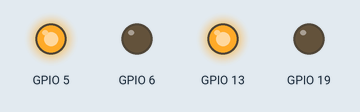
This program was run on a simulated Raspberry Pi (BCM pin numbers). On the bench: output pins drawn as LEDs (lit = HIGH). At 1.8 s the program stops and its outputs stay as they are.

Above: at 0.12 s.
At 0.8 s:
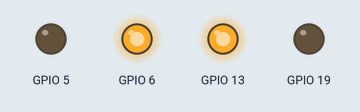
At 1.8 s:
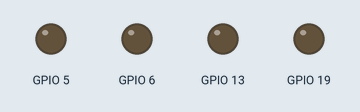
Timing chart, 0 to 3.3 s (numbered marks = the images above):
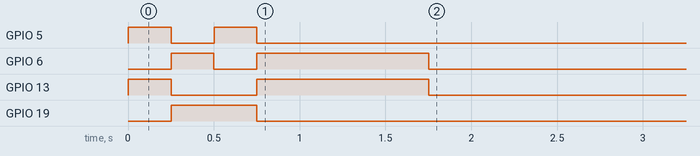

The program:

motor.py
```python
# Import required libraries
import sys
import time
import RPi.GPIO as GPIO

leftWheelForward = 5
leftWheelBackward = 6
rightWheelForward = 13
rightWheelBackward = 19

class Car:
    def __init__(self, LF, LB, RF, RB):
	self.LF = LF
	self.LB = LB
	self.RF = RF
	self.RB = RB

    def setup(self):
	GPIO.setmode(GPIO.BCM)
	GPIO.setup(self.LF, GPIO.OUT)
	GPIO.setup(self.RF, GPIO.OUT)
	GPIO.setup(self.LB, GPIO.OUT)
        GPIO.setup(self.RB, GPIO.OUT)

    def forward(self, t):
	self.setup()
	GPIO.output(self.LF, GPIO.HIGH)
	GPIO.output(self.RF, GPIO.HIGH)
	time.sleep(t)
	GPIO.output(self.LF, GPIO.LOW)
	GPIO.output(self.RF, GPIO.LOW)
	GPIO.cleanup()

    def backward(self, t):
	self.setup()
	GPIO.output(self.LB, GPIO.HIGH)
        GPIO.output(self.RB, GPIO.HIGH)
        time.sleep(t)
        GPIO.output(self.LB, GPIO.LOW)
        GPIO.output(self.RB, GPIO.LOW)
        GPIO.cleanup()

    def clockwise(self, t):
	self.setup()
	GPIO.output(self.LF, GPIO.HIGH)
        GPIO.output(self.RB, GPIO.HIGH)
        time.sleep(t)
        GPIO.output(self.LF, GPIO.LOW)
        GPIO.output(self.RB, GPIO.LOW)
        GPIO.cleanup()

    def counterClockwise(self, t):
	self.setup()
	GPIO.output(self.LB, GPIO.HIGH)
        GPIO.output(self.RF, GPIO.HIGH)
        time.sleep(t)
        GPIO.output(self.LB, GPIO.LOW)
        GPIO.output(self.RF, GPIO.LOW)
        GPIO.cleanup()

# GPIO Pins
leftWheelForward = 5
leftWheelBackward = 6
rightWheelForward = 13
rightWheelBackward = 19

# Car
smartCar = Car(leftWheelForward, leftWheelBackward, rightWheelForward, rightWheelBackward)
smartCar.forward(0.25)
smartCar.backward(0.25)
smartCar.clockwise(0.25)
smartCar.counterClockwise(1)
```

Measured:
- by itself, GPIO 5: alternates HIGH for 0.25 s and LOW for 0.25 s, 4 changes in all, then stays LOW
- by itself, GPIO 6: LOW → HIGH at 0.25 s, → LOW 0.25 s later, → HIGH 0.25 s later, → LOW 1.0 s later
- by itself, GPIO 13: LOW → HIGH at 0.00 s, → LOW 0.25 s later, → HIGH 0.50 s later, → LOW 1.0 s later
- by itself, GPIO 19: LOW → HIGH at 0.25 s, → LOW 0.50 s later
